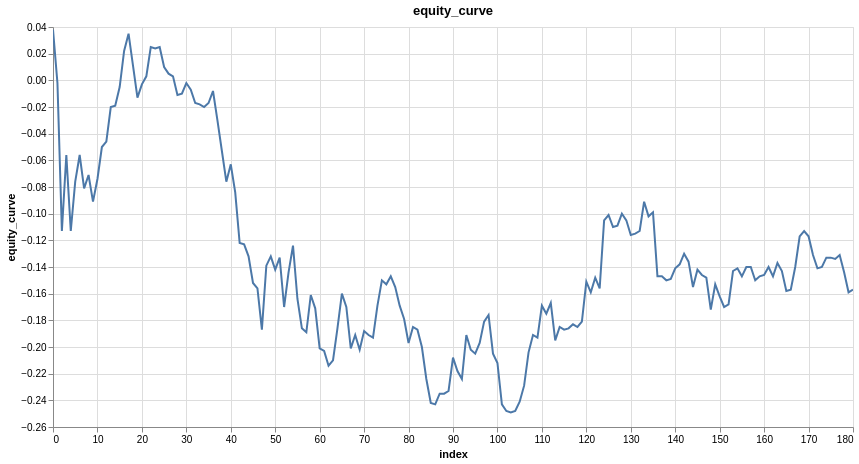

Notebook code cell kept with this figure:
### Code cell
features = ['close_log_return_lag_1']
model = LinearModel(len(features))
model_trades = research.learn_model_trades(ts.drop_nulls(), features, target, model, loss=nn.L1Loss())
model_trades = research.add_tx_fees_log(model_trades, maker_fee, taker_fee)
research.plot_column(model_trades, 'equity_curve')
# looks almost like a straight line, with minimal drawdown, which is what you want, the higher the sharpe, the straigther the line. Sharpes of
# 20-40 is basically a straight line. This curve tells us we could use way more leverage with this. big question now, transaction fees, lets 
# see if its still amazing

### Figure 1 — Vega specification as saved in the notebook (floating-point values rounded to 4 significant figures; data arrays with more than 128 entries replaced by an {"elided": "..."} marker saying what was removed)
{"$schema": "https://vega.github.io/schema/vega/v6.json", "data": [{"name": "param_1e9efca18e7a2868_store"}, {"name": "source_0", "values": {"elided": "181 records"}}, {"name": "source_0_x_domain_index", "values": [{"min": 0, "max": 180}]}, {"name": "source_0_y_domain_equity_curve", "values": [{"min": -0.249, "max": 0.038}]}], "signals": [{"name": "unit", "value": {}, "on": [{"events": "pointermove", "update": "isTuple(group()) ? group() : unit"}]}, {"name": "param_1e9efca18e7a2868", "update": "vlSelectionResolve(\"param_1e9efca18e7a2868_store\", \"union\")"}, {"name": "param_1e9efca18e7a2868_index", "on": [{"events": [{"source": "view", "type": "dblclick"}], "update": "null"}, {"events": {"signal": "param_1e9efca18e7a2868_translate_delta"}, "update": "panLinear(param_1e9efca18e7a2868_translate_anchor.extent_x, -param_1e9efca18e7a2868_translate_delta.x / width)"}, {"events": {"signal": "param_1e9efca18e7a2868_zoom_delta"}, "update": "zoomLinear(domain(\"x\"), param_1e9efca18e7a2868_zoom_anchor.x, param_1e9efca18e7a2868_zoom_delta)"}]}, {"name": "param_1e9efca18e7a2868_equity_curve", "on": [{"events": [{"source": "view", "type": "dblclick"}], "update": "null"}, {"events": {"signal": "param_1e9efca18e7a2868_translate_delta"}, "update": "panLinear(param_1e9efca18e7a2868_translate_anchor.extent_y, param_1e9efca18e7a2868_translate_delta.y / height)"}, {"events": {"signal": "param_1e9efca18e7a2868_zoom_delta"}, "update": "zoomLinear(domain(\"y\"), param_1e9efca18e7a2868_zoom_anchor.y, param_1e9efca18e7a2868_zoom_delta)"}]}, {"name": "param_1e9efca18e7a2868_tuple", "on": [{"events": [{"signal": "param_1e9efca18e7a2868_index || param_1e9efca18e7a2868_equity_curve"}], "update": "param_1e9efca18e7a2868_index && param_1e9efca18e7a2868_equity_curve ? {unit: \"\", fields: param_1e9efca18e7a2868_tuple_fields, values: [param_1e9efca18e7a2868_index,param_1e9efca18e7a2868_equity_curve]} : null"}]}, {"name": "param_1e9efca18e7a2868_tuple_fields", "value": [{"field": "index", "channel": "x", "type": "R"}, {"field": "equity_curve", "channel": "y", "type": "R"}]}, {"name": "param_1e9efca18e7a2868_translate_anchor", "value": {}, "on": [{"events": [{"source": "scope", "type": "pointerdown"}], "update": "{x: x(unit), y: y(unit), extent_x: domain(\"x\"), extent_y: domain(\"y\")}"}]}, {"name": "param_1e9efca18e7a2868_translate_delta", "value": {}, "on": [{"events": [{"source": "window", "between": [{"source": "scope", "type": "pointerdown"}, {"source": "window", "type": "pointerup"}], "consume": true, "type": "pointermove"}], "update": "{x: param_1e9efca18e7a2868_translate_anchor.x - x(unit), y: param_1e9efca18e7a2868_translate_anchor.y - y(unit)}"}]}, {"name": "param_1e9efca18e7a2868_zoom_anchor", "on": [{"events": [{"source": "scope", "consume": true, "type": "wheel"}], "update": "{x: invert(\"x\", x(unit)), y: invert(\"y\", y(unit))}"}]}, {"name": "param_1e9efca18e7a2868_zoom_delta", "on": [{"events": [{"source": "scope", "type": "wheel", "consume": true}], "update": "pow(1.001, event.deltaY * pow(16, event.deltaMode))", "force": true}]}, {"name": "param_1e9efca18e7a2868_modify", "on": [{"events": {"signal": "param_1e9efca18e7a2868_tuple"}, "update": "modify(\"param_1e9efca18e7a2868_store\", param_1e9efca18e7a2868_tuple, true)"}]}], "marks": [{"type": "line", "name": "marks", "from": {"data": "source_0"}, "sort": {"field": "x"}, "encode": {"update": {"y": {"field": "equity_curve", "scale": "y"}, "tooltip": {"signal": "{\"index\": format(datum[\"index\"], \"\"), \"equity_curve\": format(datum[\"equity_curve\"], \"\")}"}, "defined": {"signal": "isValid(datum[\"index\"]) && isFinite(+datum[\"index\"]) && isValid(datum[\"equity_curve\"]) && isFinite(+datum[\"equity_curve\"])"}, "stroke": {"value": "#4c78a8"}, "x": {"field": "index", "scale": "x"}}}, "clip": true, "interactive": true, "style": ["line"]}], "scales": [{"name": "x", "type": "linear", "domain": [{"signal": "(data(\"source_0_x_domain_index\")[0] || {}).min"}, {"signal": "(data(\"source_0_x_domain_index\")[0] || {}).max"}], "range": [0, {"signal": "width"}], "domainRaw": {"signal": "param_1e9efca18e7a2868[\"index\"]"}, "nice": true, "zero": false}, {"name": "y", "type": "linear", "domain": [{"signal": "(data(\"source_0_y_domain_equity_curve\")[0] || {}).min"}, {"signal": "(data(\"source_0_y_domain_equity_curve\")[0] || {}).max"}], "range": [{"signal": "height"}, 0], "zero": true, "domainRaw": {"signal": "param_1e9efca18e7a2868[\"equity_curve\"]"}, "nice": true}], "axes": [{"scale": "x", "aria": false, "orient": "bottom", "zindex": 0, "grid": true, "domain": false, "tickCount": {"signal": "ceil(width/40)"}, "ticks": false, "gridScale": "y", "labels": false, "minExtent": 0, "maxExtent": 0}, {"scale": "y", "tickCount": {"signal": "ceil(height/40)"}, "maxExtent": 0, "aria": false, "minExtent": 0, "ticks": false, "labels": false, "orient": "left", "gridScale": "x", "domain": false, "zindex": 0, "grid": true}, {"scale": "x", "orient": "bottom", "grid": false, "title": "index", "labelOverlap": true, "tickCount": {"signal": "ceil(width/40)"}, "zindex": 0, "labelFlush": true}, {"scale": "y", "zindex": 0, "title": "equity_curve", "labelOverlap": true, "tickCount": {"signal": "ceil(height/40)"}, "grid": false, "orient": "left"}], "title": {"text": "equity_curve", "frame": "group"}, "background": "white", "height": 400, "style": "cell", "padding": 5, "width": 800}
